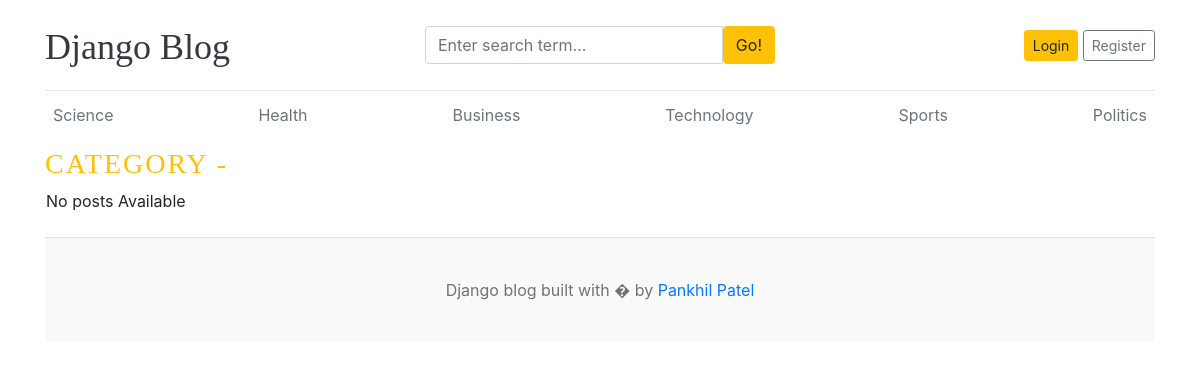
Page /category/4/ on the earlier database version.
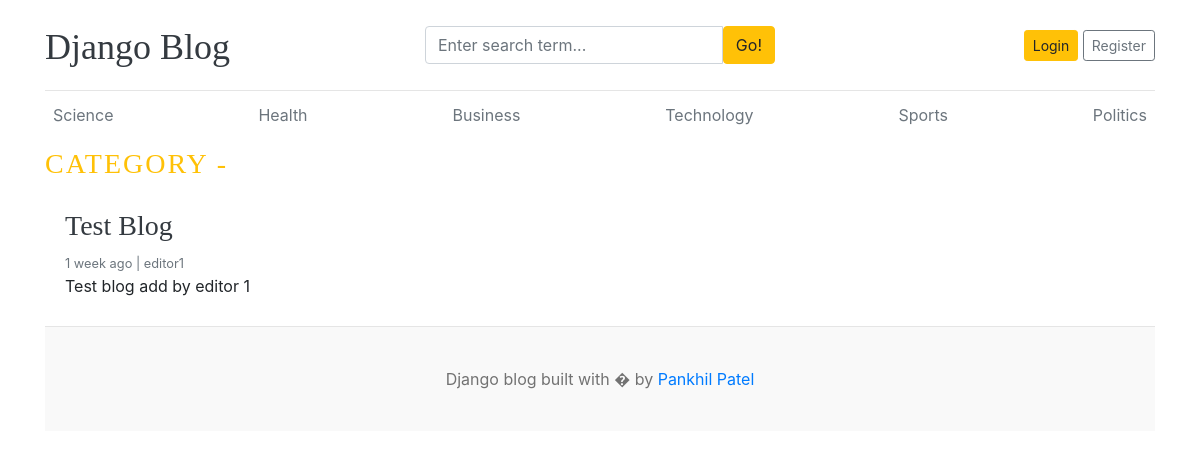
Same page on the later database version.
### blogs/models.py (models this page shows, shortened)
class Category(models.Model):
    category_name = models.CharField(max_length=50,unique=True)
    created_at = models.DateTimeField(auto_now_add=True)
    updated_at = models.DateTimeField(auto_now=True)
    class Meta:
        verbose_name_plural = 'categories'

class Blog(models.Model):
    title = models.CharField(max_length=100)
    slug = models.SlugField(max_length=150, unique=True,blank=True)
    category = models.ForeignKey(Category, on_delete=models.CASCADE)
    author = models.ForeignKey(User, on_delete=models.CASCADE)
    featured_image = models.ImageField(upload_to='uploads/%Y/%m/%d')
    short_description = models.TextField(max_length=500)
    blog_body = models.TextField(max_length=2000)
    status = models.CharField(max_length=20,choices=STATUS_CHOICES, default="Draft")
    is_featured = models.BooleanField(default=False)
    created_at = models.DateTimeField(auto_now_add=True)
    updated_at = models.DateTimeField(auto_now=True)

### blogs/views.py (the view)
# urls.py: path('<int:category_id>/',views.posts_by_category,name="posts_by_category"),
def posts_by_category(req,category_id):
    posts = Blog.objects.filter(status="Published",category=category_id)
    category = get_object_or_404(Category, pk=category_id)
    context = {
        "posts":posts,
    }
    return render(req,'posts_by_category.html',context)

### blogs/context_processors.py (called while the page is built)
def get_categories(req):
    categories = Category.objects.all()
    return dict(categories=categories)

def get_social_links(req):
    social_link = SocialLink.objects.all()
    return dict(social_link=social_link)

### templates/posts_by_category.html
{% extends 'base.html' %}
{% block content %}
<h3 class="text-uppercase text-warning" style="letter-spacing: 2px;">Category - {{ category}}</h3>
<div class="row mb-2">
    {% if posts %}
    {% for post in posts %}
    <div class="col-md-6">
        <div class="card border-0">
            <div class="card-body">
                <h3><a href="{% url 'blogs' post.slug %}" class="text-dark">{{ post.title }}</a></h3>
                <small class="mb-1 text-muted">{{ post.created_at | timesince}} ago | {{ post.author }}</small>
                <p class="card-text">{{ post.short_description | truncatewords:25 }}</p>
            </div>
        </div>
    </div>
    {% endfor %}
    {% else %}
    <p class="mx-3">No posts Available</p>
    {% endif %}
</div>
{% endblock %}

### templates/base.html (shortened to what this page needs)
{% load static %}
<!DOCTYPE html>
<html lang="en">
<head>
    <link href="https://getbootstrap.com/docs/4.0/dist/css/bootstrap.min.css" rel="stylesheet">
    <link href="{% static 'css/blog.css' %}" rel="stylesheet">
    <link rel="stylesheet" href="https://cdnjs.cloudflare.com/ajax/libs/font-awesome/5.15.2/css/all.min.css" />
</head>
<body>
    <div class="container">
        <header class="blog-header py-3">
            <div class="row flex-nowrap justify-content-between align-items-center">
                <div class="col-4 pt-1">
                    <a class="blog-header-logo text-dark" href="/">Django Blog</a>
                </div>
                <div class="col-4">
                    <form action="{% url 'search' %}" method="get">
                        <div class="input-group">
                            <input class="form-control" value="{{ keyword }}" type="text"
                                placeholder="Enter search term..." aria-label="Enter search term..." name="keyword"
                                aria-describedby="button-search" />
                            <button class="btn btn-warning" id="button-search" type="submit">Go!</button>
                        </div>
                    </form>
                </div>
                <div class="col-4 d-flex justify-content-end align-items-center">
                    {% if not user.is_authenticated %}
                    <a class="btn btn-sm btn-warning" href="{% url 'login' %}">Login</a> &nbsp;
                    <a class="btn btn-sm btn-outline-secondary" href="{% url 'register' %}">Register</a>
                    {% else %}
                    <span><a href="{% url 'dashboard' %}">Dashboard</a></span>
                    &emsp;
                    <span><a href="{% url 'logout' %}">Logout</a></span>
                    {% endif %}
                </div>
            </div>
        </header>
        <div class="nav-scroller py-1 mb-2">
            <nav class="nav d-flex justify-content-between">
                {% for cat in categories %}
                <a class="p-2 text-muted" href="{% url 'posts_by_category' cat.id %}">{{cat.category_name}}</a>
                {% endfor %}
            </nav>
        </div>
        {% block content %}
        {% endblock %}
        <footer class="blog-footer">
            <p>Django blog built with � by <a href="#">Pankhil Patel</a></p>
        </footer>
    </div>
</body>
</html>

Differences in the rows shown:
added Blog: title "Test Blog", created_at "1 week", author "editor1", short_description "Test blog add by editor 1"
Other differences:
text no longer shown: "No posts Available"
